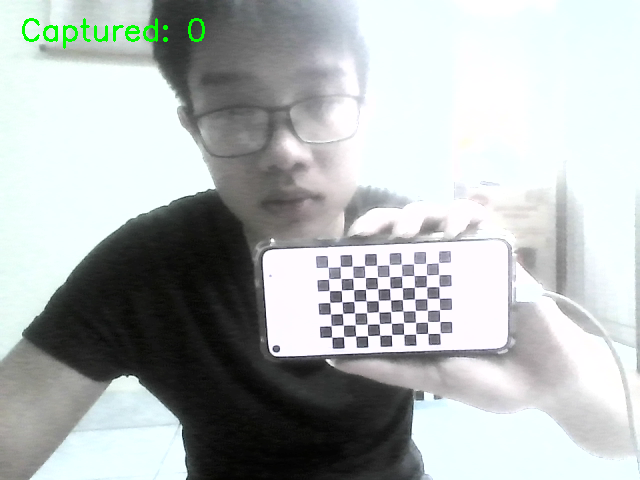
#> input picture MocapInCalib/images/000.png, 640 x 480 px; its folder holds only this picture in this run
$ python in_calib.py
#> lines starting #> are read from the running program, lines starting #| are printed output that depends on the picture; after the words box and inside, x2 and y2 are one past the last pixel; in counts of white or black regions, pixels touching at a corner belong together; long printed decimals are rounded
import cv2
import numpy as np
import glob

# ===========================
# Checkerboard setting
# ===========================

rows = 7          # số góc trong theo chiều dọc
cols = 10          # số góc trong theo chiều ngang
square_size = 1.0

# ===========================

objp = np.zeros((rows*cols,3), np.float32)
objp[:,:2] = np.mgrid[0:cols,0:rows].T.reshape(-1,2)
objp *= square_size

objpoints = []
imgpoints = []

images = glob.glob("/home/khanh/Programming/Thesis/Thesis_1/MocapInCalib/images/*.png")
print(images)
criteria = (
    cv2.TERM_CRITERIA_EPS +
    cv2.TERM_CRITERIA_MAX_ITER,
    30,
    0.001
)

for fname in images:

    img = cv2.imread(fname)
#> img is the input picture: shape (480, 640, 3); mean B, G, R 182.3, 182.8, 177.4

    gray = cv2.cvtColor(img,
                        cv2.COLOR_BGR2GRAY)

    ret, corners = cv2.findChessboardCorners(
        gray,
        (cols, rows),
        None
    )
#> ret = True; corners = 70 rows, first 8: [327.7, 267.2], [340.4, 266.3], [352.2, 266], [364.6, 265.5], [376.6, 265.1], [388.9, 264.9], [401.3, 263.9], [413.6, 263.8]

    if not ret:
        print(fname, "not found")
        continue

    corners = cv2.cornerSubPix(
        gray,
        corners,
        (3,3),
        (-1,-1),
        criteria
    )
#> corners = 70 rows, first 8: [327.7, 267.2], [340.3, 266.4], [352.2, 266], [364.6, 265.5], [376.7, 265.2], [388.9, 264.8], [401.4, 264.2], [413.6, 263.8]

    objpoints.append(objp)
    imgpoints.append(corners)

    cv2.drawChessboardCorners(
        img,
        (cols,rows),
        corners,
        True
    )
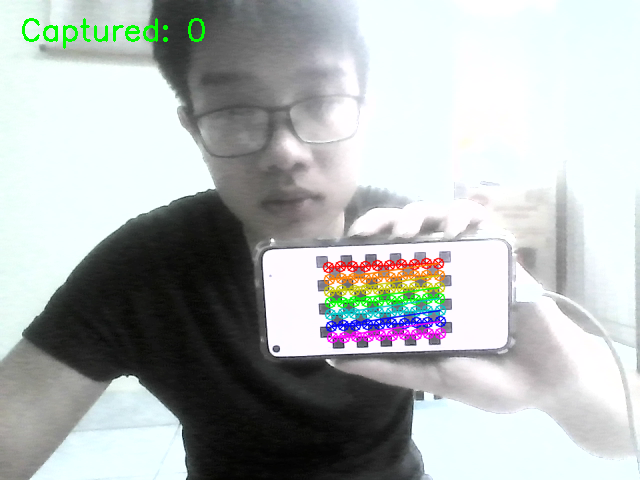
#> img: shape (480, 640, 3); 2.76% of pixels changed, all inside (x1, y1, x2, y2) = (322, 257, 447, 344)

    cv2.imshow("Corners", img)
    cv2.waitKey(200)

cv2.destroyAllWindows()

ret, K, dist, rvecs, tvecs = cv2.calibrateCamera(
    objpoints,
    imgpoints,
    gray.shape[::-1],
    None,
    None
)
#> ret = 0.171; K = [[1156.3, 0, 299.6], [0, 1233.1, 200.2], [0, 0, 1]]; dist = [[3.03, -57.34, -0.0644, -0.126, 694]]; rvecs = ([0.408, 0.0955, -0.0568],); tvecs = ([2.33, 5.11, 93.28],)

print("\n==============")
print("RMS Error")
print(ret)
#| 0.1711

print("\nCamera Matrix")
print(K)
#| [[1.15630120e+03 0.00000000e+00 2.99610895e+02]
#|  [0.00000000e+00 1.23310369e+03 2.00159779e+02]
#|  [0.00000000e+00 0.00000000e+00 1.00000000e+00]]

print("\nDistortion")
print(dist)
#| [[ 3.02712038e+00 -5.73386277e+01 -6.44494191e-02 -1.26347342e-01
#|    6.93987172e+02]]

# Reprojection error

total_error = 0

for i in range(len(objpoints)):

    imgpoints2, _ = cv2.projectPoints(
        objpoints[i],
        rvecs[i],
        tvecs[i],
        K,
        dist
    )

    error = cv2.norm(
        imgpoints[i],
        imgpoints2,
        cv2.NORM_L2
    ) / len(imgpoints2)

    total_error += error
#> this loop made 1 pass
#> (error, total_error) on pass 1: (0.0205, 0.0205)
#> after the loop, total_error = 0.0205

print("\nMean reprojection error")
print(total_error / len(objpoints))
#| 0.02045

np.savez(
    "intrinsic.npz",
    cameraMatrix=K,
    distCoeffs=dist,
    rvecs=rvecs,
    tvecs=tvecs
)

print("\nSaved to intrinsic.npz")

$ run again, on MocapInCalib/images/004.png
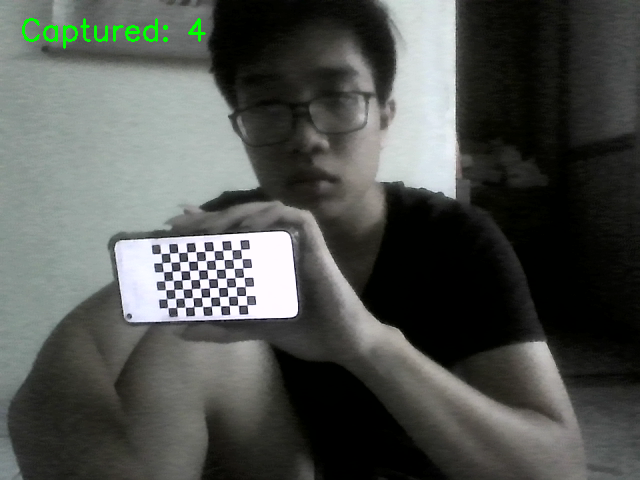
#> input picture MocapInCalib/images/004.png, 640 x 480 px
#> img is the input picture: shape (480, 640, 3); mean B, G, R 80.2, 83.8, 80.5
#> `ret, corners = cv2.findChessboardCorners( gray, (cols, rows), None )`: ret = True; corners = 70 rows, first 8: [160.9, 253.4], [169.6, 253], [178.1, 252.5], [187, 252.1], [195.7, 251.6], [204.6, 251.3], [213.7, 250.7], [222.6, 250.2]
#> `corners = cv2.cornerSubPix( gray, corners, (3,3), (-1,-1), criteria )`: corners = 70 rows, first 8: [160.8, 253.4], [169.5, 253], [178.2, 252.5], [187, 252.1], [195.6, 251.6], [204.6, 251.3], [213.7, 250.7], [222.6, 250.3]
#> `cv2.drawChessboardCorners( img, (cols,rows), corners, True )`:
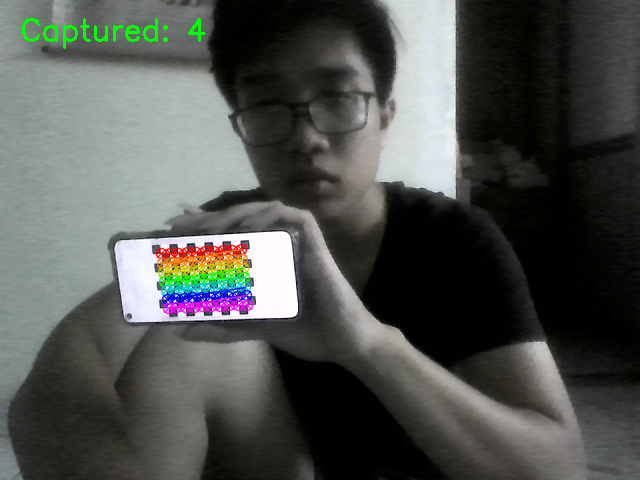
#> img: shape (480, 640, 3); 1.88% of pixels changed, all inside (x1, y1, x2, y2) = (155, 243, 254, 315)
#> `ret, K, dist, rvecs, tvecs = cv2.calibrateCamera( objpoints, imgpoints..`: ret = 0.143; K = [[959.6, 0, 343.9], [0, 881.8, 268.6], [0, 0, 1]]; dist = [[0.784, 29, -0.0215, 0.189, -415.7]]; rvecs = ([0.146, 0.261, -0.0712],); tvecs = ([-18.98, -1.56, 93.31],)
#| 0.143
#| [[959.568   0.         343.929 ]
#|  [  0.         881.777 268.623]
#|  [  0.           0.           1.        ]]
#| [[ 7.84220893e-01  2.89985457e+01 -2.15449668e-02  1.89063655e-01
#|   -4.15743073e+02]]
#> the loop `for i in range(len(objpoints)): ` made 1 pass
#> (error, total_error) on pass 1: (0.0171, 0.0171)
#> after the loop `for i in range(len(objpoints)):`: total_error = 0.0171
#| 0.01709

$ run again, on MocapInCalib/images/005.png
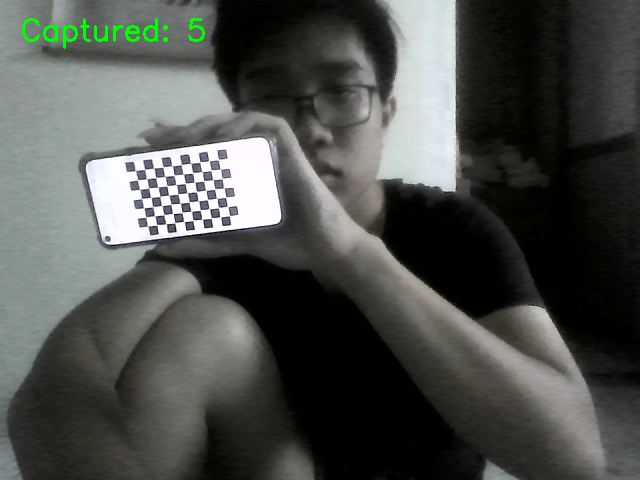
#> input picture MocapInCalib/images/005.png, 640 x 480 px
#> img is the input picture: shape (480, 640, 3); mean B, G, R 76.3, 80, 77.4
#> `ret, corners = cv2.findChessboardCorners( gray, (cols, rows), None )`: ret = True; corners = 70 rows, first 8: [135.3, 170.4], [144.9, 169.2], [153.4, 168.1], [163.1, 167], [171.9, 165.7], [181.4, 164.5], [190.6, 163.4], [199.7, 162]
#> `corners = cv2.cornerSubPix( gray, corners, (3,3), (-1,-1), criteria )`: corners = 70 rows, first 8: [135.4, 170.5], [144.7, 169.3], [153.5, 168.1], [163, 167], [172, 165.7], [181.4, 164.5], [190.6, 163.3], [199.8, 161.9]
#> `cv2.drawChessboardCorners( img, (cols,rows), corners, True )`:
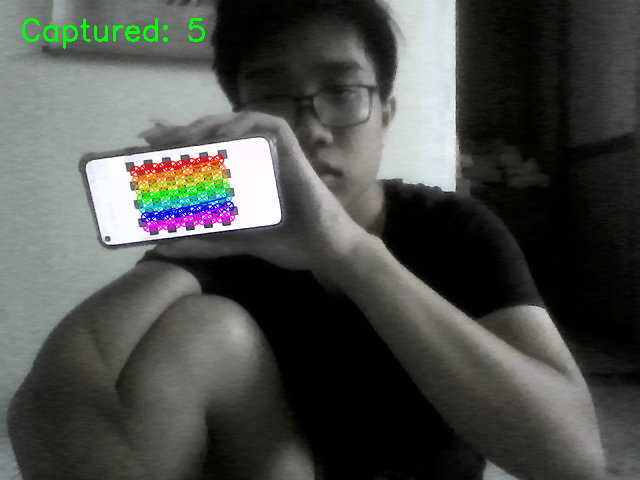
#> img: shape (480, 640, 3); 1.96% of pixels changed, all inside (x1, y1, x2, y2) = (129, 154, 236, 233)
#> `ret, K, dist, rvecs, tvecs = cv2.calibrateCamera( objpoints, imgpoints..`: ret = 0.164; K = [[2053.5, 0, 318.8], [0, 2386.1, 236.2], [0, 0, 1]]; dist = [[-0.69, -26.31, -0.123, -0.0893, -2114.8]]; rvecs = ([0.537, 0.0715, -0.151],); tvecs = ([-19.57, -5.86, 223.9],)
#| 0.1637
#| [[2.05352283e+03 0.00000000e+00 3.18770341e+02]
#|  [0.00000000e+00 2.38610922e+03 2.36188913e+02]
#|  [0.00000000e+00 0.00000000e+00 1.00000000e+00]]
#| [[-6.90298506e-01 -2.63134884e+01 -1.23041867e-01 -8.92588728e-02
#|   -2.11476968e+03]]
#> the loop `for i in range(len(objpoints)): ` made 1 pass
#> (error, total_error) on pass 1: (0.0196, 0.0196)
#> after the loop `for i in range(len(objpoints)):`: total_error = 0.0196
#| 0.01956

$ run again, on MocapInCalib/images/001.png
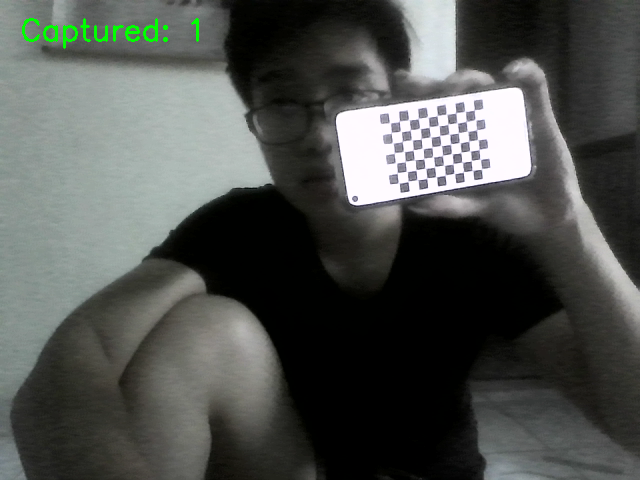
#> input picture MocapInCalib/images/001.png, 640 x 480 px
#> img is the input picture: shape (480, 640, 3); mean B, G, R 79.2, 82.4, 79.3
#> `ret, corners = cv2.findChessboardCorners( gray, (cols, rows), None )`: ret = True; corners = 70 rows, first 8: [390.6, 123.6], [399.4, 121.2], [408.3, 119.4], [418.2, 118.7], [427.3, 116.4], [437.5, 115.2], [446.2, 114], [455.4, 113]
#> `corners = cv2.cornerSubPix( gray, corners, (3,3), (-1,-1), criteria )`: corners = 70 rows, first 8: [390, 122.8], [399.5, 121.2], [408.9, 119.8], [418.3, 118.5], [427.7, 117.1], [437.4, 115.5], [446.4, 114.3], [455.7, 112.8]
#> `cv2.drawChessboardCorners( img, (cols,rows), corners, True )`:
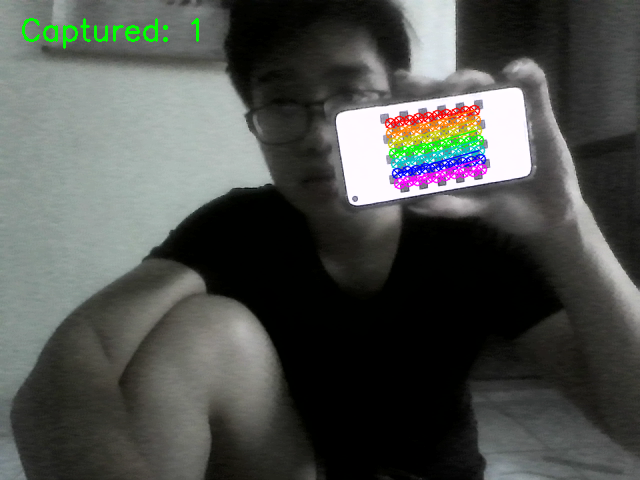
#> img: shape (480, 640, 3); 2.07% of pixels changed, all inside (x1, y1, x2, y2) = (384, 104, 488, 190)
#> `ret, K, dist, rvecs, tvecs = cv2.calibrateCamera( objpoints, imgpoints..`: ret = 0.2; K = [[293.7, 0, 282.8], [0, 296.8, 239.8], [0, 0, 1]]; dist = [[-0.126, 0.201, 0.00139, 0.00781, -0.134]]; rvecs = ([0.0761, -0.0736, -0.177],); tvecs = ([10.61, -11.58, 28.76],)
#| 0.1997
#| [[293.667   0.         282.788]
#|  [  0.         296.755 239.812]
#|  [  0.           0.           1.        ]]
#| [[-0.1256  0.2011  0.001391  0.007808 -0.1343]]
#> the loop `for i in range(len(objpoints)): ` made 1 pass
#> (error, total_error) on pass 1: (0.0239, 0.0239)
#> after the loop `for i in range(len(objpoints)):`: total_error = 0.0239
#| 0.02387
